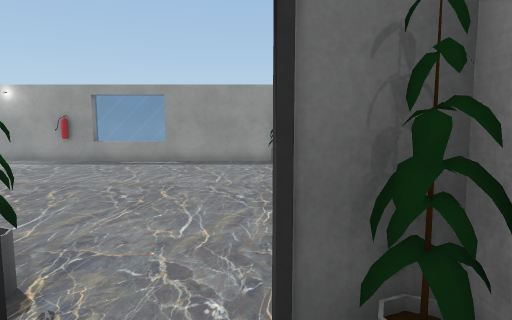
View 1 (above)

17 first-person views from a walk through a 3-D level made in the Unity game engine. The camera is 1.5 m above the floor, tilts 6° down and sees 75° across. The floor is counted in squares, 0.9 m on a side. Each view is taken from the middle of a square. On the plan, view 1 faces up. The plan holds only what a view shows up to about 16 squares ahead; the rest is blank. The place goes on beyond the plan. The player character is not drawn. Some animated figures are not drawn. Door leaves are left out, so doorways stand open. Some surface patterns are stand-ins.

View 2
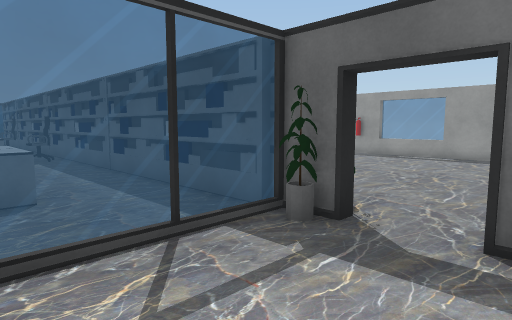

View 3
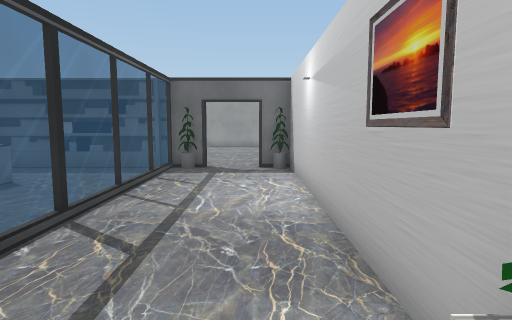

View 4
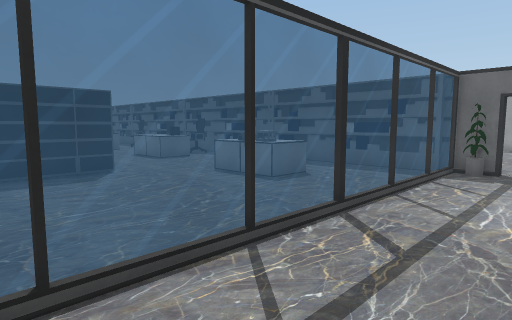

View 5
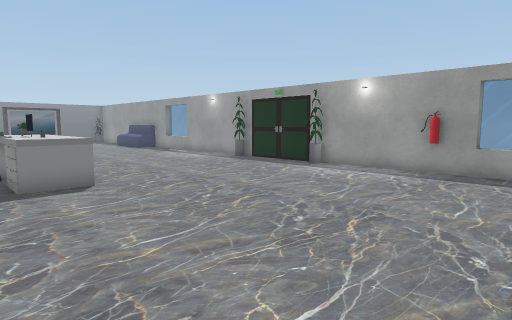

View 6
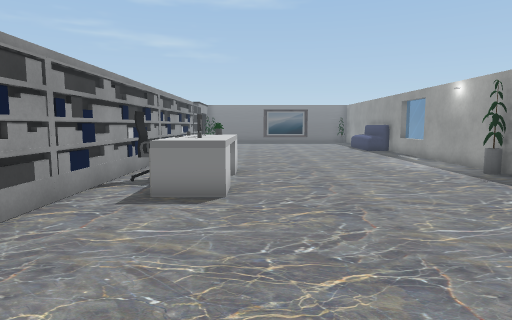

View 7
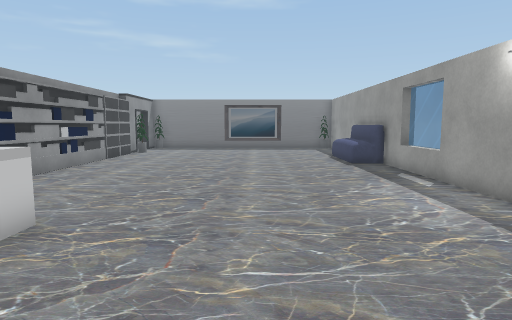

View 8
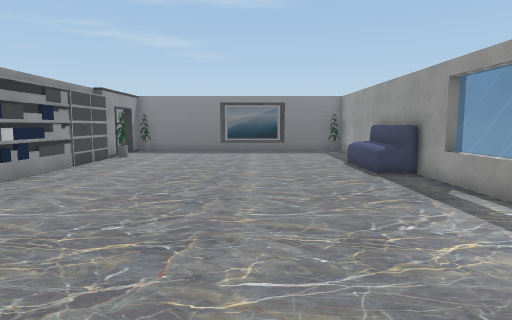

View 9
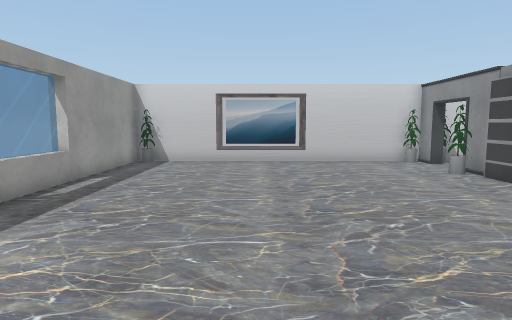

View 10
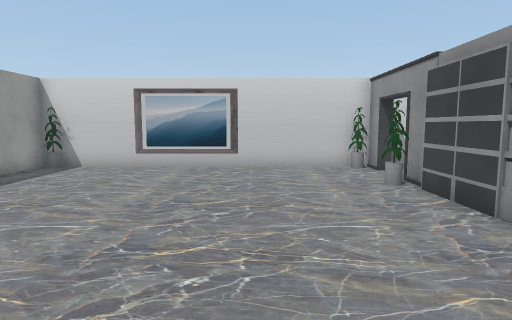

View 11
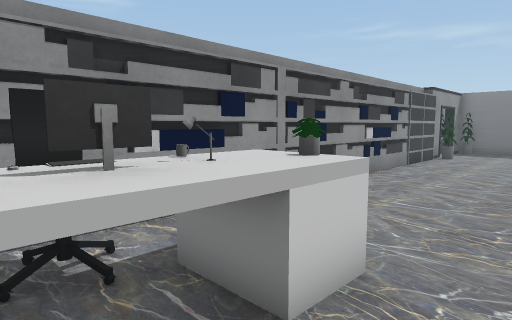

View 12
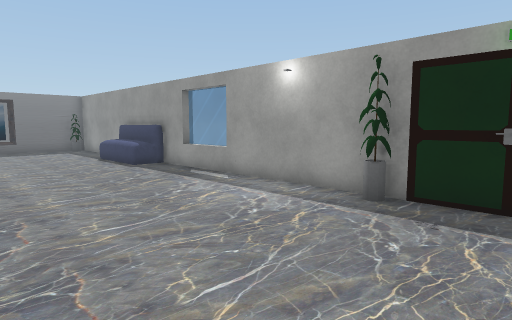

View 13
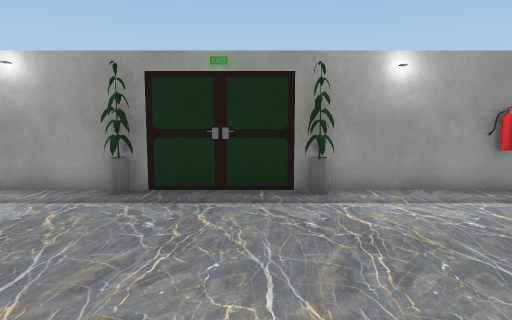

View 14
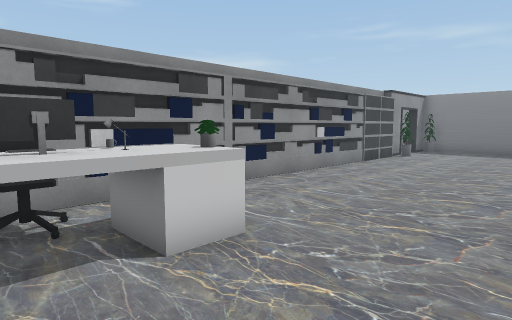

View 15
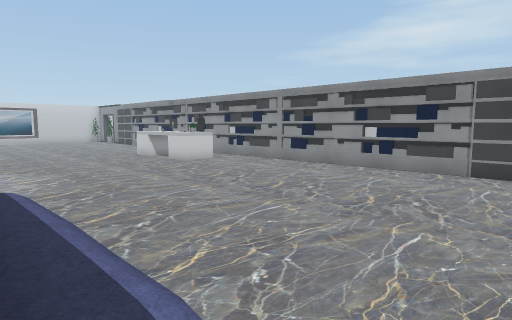

View 16
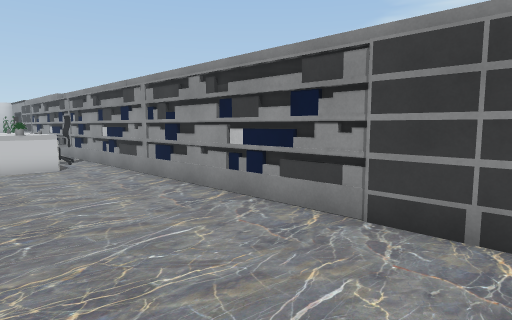

View 17
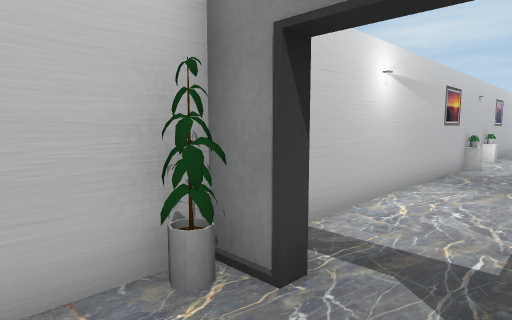

### Floor plan
Key: @ floor where view 1 was taken; # wall or solid block; . floor; = window, fence, low wall or low ledge; E fire extinguisher; C chair; A cabinet; S shelf; K desk; M mug; N monitor; F sofa; O other object.
Columns run from 33 left of view 1 to 2 right of it. Each row starts with its distance up from view 1.
 16 #######===################===######
 15 .FFFFF.........#...##...E.........##
 14 .FFFF..............................#
 13 ...................................#
 12 ...................................#
 11 ...................................#
 10 ...................................#
  9 ...................................#
  8 ...................................#
  7 ...................................#
  6 ..............KKKKK................#
  5 ..............KMNKK................#
  4 ................C..................#
  3 S.....................  ......#...##
  2  SSSS   ####################SS##..##
  1                 C.............=....#
  0                   ............=..@.#
 -1                O      ........=....#
 -2                OO   ...AOAA...=....#
 -3                    ....AOAA...=....#
 -4                   ............=....#
 -5                   ............=....#
 -6                     ..........=....#
 -7                      S........=....#
 -8                      S........=....#
 -9                       ........=....#
-10                      S........=. .O#
-11                              .=  ..#

Positions as (right, up) in squares from view 1, and headings:
1: (0, 0), facing up
2: (1, -3), facing up-left
3: (0, -11), facing up
4: (0, -11), facing up-left
5: (-5, 3), facing up-left
6: (-7, 7), facing left
7: (-14, 10), facing left
8: (-17, 10), facing left
9: (-14, 10), facing right
10: (-12, 7), facing right
11: (-16, 8), facing down-left
12: (-15, 8), facing up-left
13: (-15, 7), facing up
14: (-16, 10), facing down-left
15: (-33, 15), facing down-right
16: (-33, 8), facing down-right
17: (-2, 5), facing down-right
